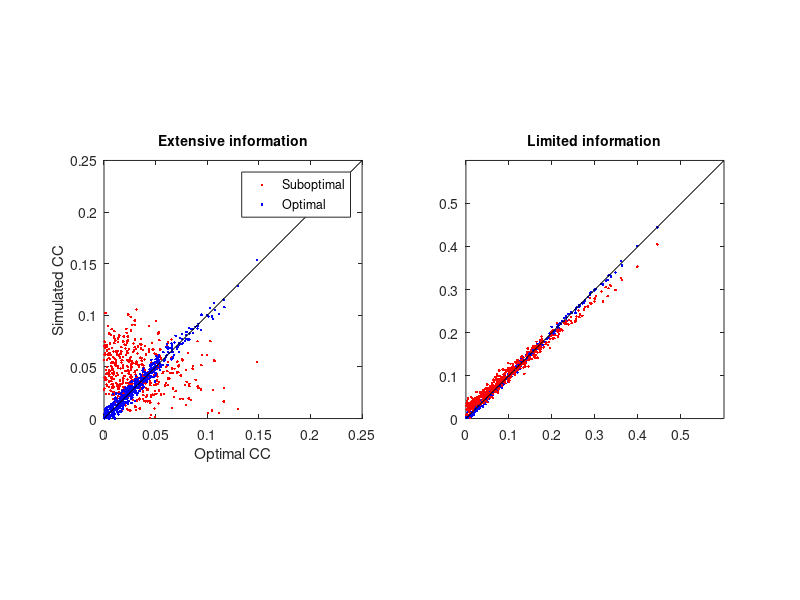

The MATLAB source for this figure:
%% This code will generate Figure 5 in the paper: "Revealing nonlinear neural decoding by analyzing choices". 
%% The neural encoding model is a quadratic neural code. Then we build our decoder model as a quadratic decoder.
%% The weights are selected as optimal(Least square) or suboptimal (blind to higher).
%% We compare the choice correlation test for the optimal and suboptimal decoding cases.
%% Then we add information-limiting noise into the sufficient statistics.
%% Then we compare the choice correlation test for the optimal and suboptimal decoding cases under the limited information case.
clear
close all

%% Basic Setting
n=30;     %neuron number
s0=1.5;     %stimulus reference
m=50000;   %sample
A1=randn(n,n);
A=A1-A1'; %Skew-symmetric matrix  
[U,Omg] = eig(A); %U*Omg*U'=A  eigen-decomposition
Lambda=diag(1:3/(n-1):4); %positive definite matrix's eigenvalues
V=expm(A.*s0); %rotation matrix, controled by stimulus
sig=V*Lambda*V'; %V'=inv(V)=expm(-As0) 
eOmg=expm(Omg.*s0); %expm(A)=U*expm(Omg)*U'
eiOmg=expm(-Omg.*s0);
sigp=U*Omg*eOmg*U'*Lambda*U*eiOmg*U'-...
     U*eOmg*U'*Lambda*U*Omg*eiOmg*U'; 
sigp=real(sigp);% covariance derivative.
isig=inv(sig);
%% Generate neural responses and quadratic elements.
u=zeros(1,n);
r=mvnrnd(u,sig,m);
F0=zeros(n*(n+1)/2,1);
F0b=zeros(n*(n+1)/2,1);
Fp=zeros(n*(n+1)/2,1);
R=zeros(m,n*(n+1)/2);
ij=0;
for i=1:n
    for j=1:i
        ij=ij+1;
        fsim=mean(r,1);
        rmean=repmat(fsim,m,1);
        R(:,ij)=(r(:,i)-rmean(:,i)).*(r(:,j)-rmean(:,j)); % compute quadratic elements
        Fp(ij) =sigp(i,j);
        F0(ij) = sig(i,j); 
    end
end

%% Decoding quadratic elements to get estimate of the stimulus.
ij=0;
for i = 1:n
    for j = 1:i
        ij=ij+1;
        kl=0;
        for k=1:n
            for l=1:k
                kl=kl+1;
                gamma0(ij,kl) = sig(i,k)*sig(j,l) + sig(j,k)*sig(i,l); % compute Cov(R1)
            end
        end
    end
end
gamma0 = (gamma0+gamma0')/2.; % enforce symmetry
igamma0=inv(gamma0);
J0=Fp'*igamma0*Fp; %Fisher information
epsilon = 10./J0; % Amplitude of bad noise
J = 1/(1/J0 + epsilon);
ds=sqrt(epsilon).*randn(1,m); % bad noise
s=s0+ds;
Rb=zeros(m,n*(n+1)/2); % R with bad noise
ij=0;
for i=1:n
    for j=1:i
        ij=ij+1;
        Rb(:,ij)=r(:,i).*r(:,j)+ds'.*Fp(ij); % add bad noise into the quadratic elements.
    end
end

wopt=igamma0*Fp./J0; % The optimal weights
woptb=wopt; % The bad noise doesn't change the weights direction
wsub = sign(Fp);% suboptimal decoding: blind to the correlation

shopt=wopt'*(R'-repmat(F0,[1,m])) + s0;
shsub=wsub'*(R'-repmat(F0,[1,m])) + s0;
shoptb=woptb'*(Rb'-repmat(F0,[1,m])) + s0;
shsubb=wsub'*(Rb'-repmat(F0,[1,m])) + s0;

%% Compute choice correlation under different conditions.
Coptpred=zeros(n*(n+1)/2,1);
Coptbpred=zeros(n*(n+1)/2,1);
Coptsim=zeros(n*(n+1)/2,1);
Csubsim=zeros(n*(n+1)/2,1);
Coptbsim=zeros(n*(n+1)/2,1);
Csubbsim=zeros(n*(n+1)/2,1);
ij=0;
for i=1:n
    for j=1:i
        ij=ij+1;
        Coptsim(ij) = corr(shopt',R(:,ij));
        Csubsim(ij) = corr(shsub',R(:,ij));
        Coptbsim(ij) = corr(shoptb',Rb(:,ij));
        Csubbsim(ij) = corr(shsubb',Rb(:,ij));
        Coptpred(ij) = Fp(ij)/sqrt(gamma0(ij,ij)) / sqrt(J0);
        Coptbpred(ij) = (Fp(ij)/sqrt(epsilon*Fp(ij)^2+gamma0(ij,ij)))/sqrt(J);
    end
end

%% Plotting
figure;
subplot(1,2,1);
plot(sign(Fp).*Coptpred,  sign(Fp).*Csubsim,'r.');hold on;
plot(sign(Fp).*Coptpred,  sign(Fp).*Coptsim,'b.',[0,0.25],[0,0.25],'k-');hold on;
axis equal;
title('Extensive information','FontSize',10);
xlabel('Optimal CC');
ylabel('Simulated CC');
legend('Suboptimal','Optimal');
axis([0,0.25,0,0.25]);

subplot(1,2,2);
plot(sign(Fp).*Coptbpred,sign(Fp).*Coptbsim,'b.',sign(Fp).*Coptbpred,sign(Fp).*Csubbsim,'r.',[0,0.6],[0,0.6],'k-');
axis equal
title('Limited information','FontSize',10);
axis([0,0.6,0,0.6]);